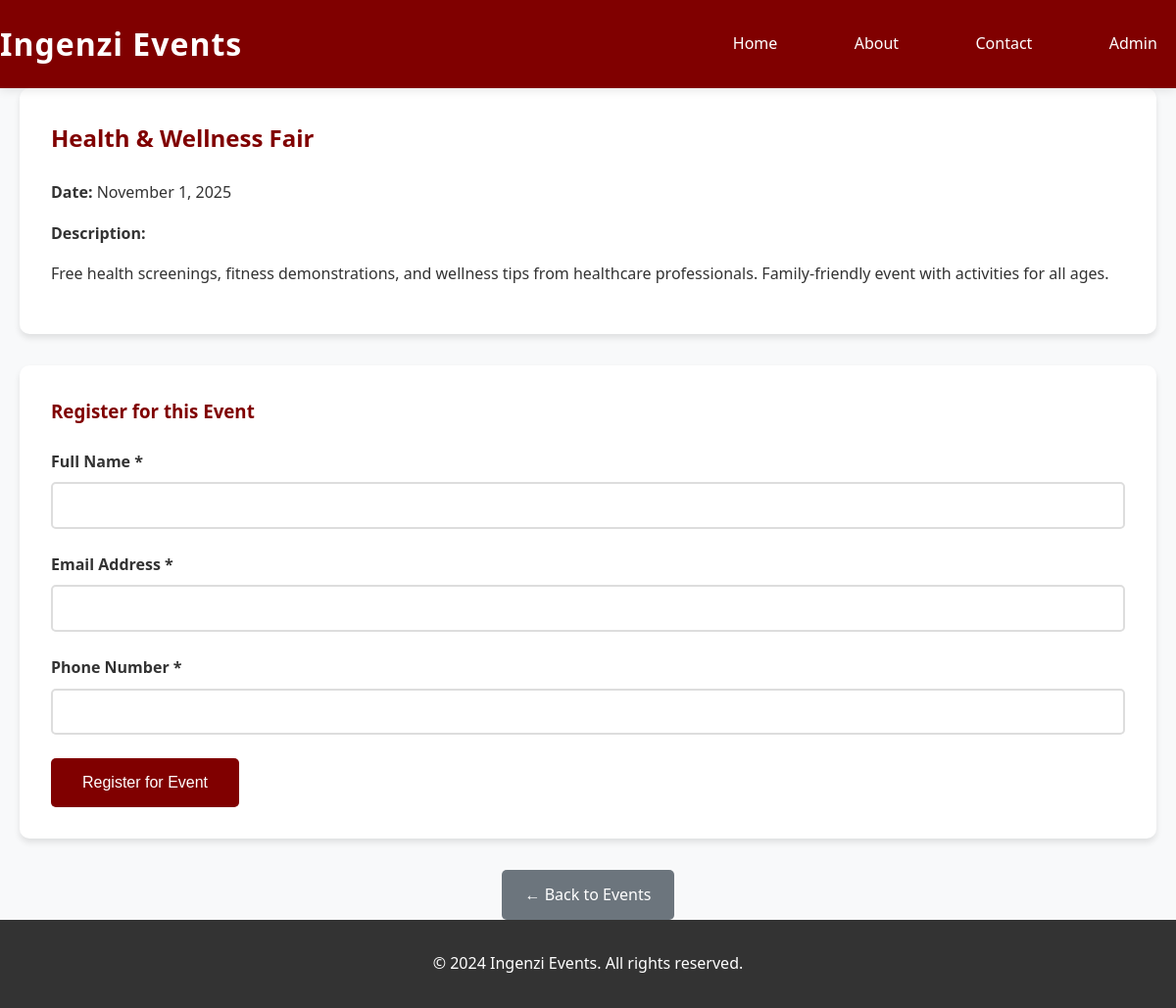
The app's page /event.php?id=4 with its own data.
### tables this page shows
CREATE TABLE IF NOT EXISTS events (
    id INT AUTO_INCREMENT PRIMARY KEY,
    event_name VARCHAR(100) NOT NULL,
    event_date DATE NOT NULL,
    description TEXT NOT NULL,
    created_at TIMESTAMP DEFAULT CURRENT_TIMESTAMP
);

### event.php (the view, shortened to what this page needs)
<!DOCTYPE html>
<html lang="en">
<head>
    <link rel="stylesheet" href="style.css">
</head>
<body>
    <header>
        <nav>
            <div class="nav-container">
                <h1 class="logo">Ingenzi Events</h1>
                <ul class="nav-menu">
                    <li><a href="index.php">Home</a></li>
                    <li><a href="about.html">About</a></li>
                    <li><a href="contact.html">Contact</a></li>
                    <li><a href="admin_login.php">Admin</a></li>
                </ul>
            </div>
        </nav>
    </header>
    <main>
        <div class="container">
            <?php
            $servername = "localhost";
            $username = "root";
            $password = "";
            $dbname = "ingenzi_events_db";
            $event_id = $_GET['id'];
            try {
                $pdo = new PDO("mysql:host=$servername;dbname=$dbname", $username, $password);
                $pdo->setAttribute(PDO::ATTR_ERRMODE, PDO::ERRMODE_EXCEPTION);
                $stmt = $pdo->prepare("SELECT * FROM events WHERE id = ?");
                $stmt->execute([$event_id]);
                $event = $stmt->fetch(PDO::FETCH_ASSOC);
            } catch(PDOException $e) {
                echo '<div class="error-message">Error: ' . $e->getMessage() . '</div>';
                exit();
            }
            ?>
            <section class="event-details">
                <h2><?php echo htmlspecialchars($event['event_name']); ?></h2>
                <div class="event-info">
                    <p><strong>Date:</strong> <?php echo date('F j, Y', strtotime($event['event_date'])); ?></p>
                    <p><strong>Description:</strong></p>
                    <p><?php echo nl2br(htmlspecialchars($event['description'])); ?></p>
                </div>
            </section>
            <section class="registration-form">
                <h3>Register for this Event</h3>
                <form id="registrationForm" action="submit.php" method="POST">
                    <div class="form-group">
                        <label for="name">Full Name *</label>
                        <input type="text" id="name" name="name" required>
                    </div>
                    <div class="form-group">
                        <label for="email">Email Address *</label>
                        <input type="email" id="email" name="email" required>
                    </div>
                    <div class="form-group">
                        <label for="phone">Phone Number *</label>
                        <input type="tel" id="phone" name="phone" required>
                    </div>
                    <button type="submit" class="btn-submit">Register for Event</button>
                </form>
            </section>
            <div class="back-link">
                <a href="index.php" class="btn-back">← Back to Events</a>
            </div>
        </div>
    </main>
    <footer>
        <div class="container">
            <p>&copy; 2024 Ingenzi Events. All rights reserved.</p>
        </div>
    </footer>
</body>
</html>

### style.css (style rules this page uses)
* { margin: 0; padding: 0; box-sizing: border-box; }
body { font-family: 'Segoe UI', Tahoma, Geneva, Verdana, sans-serif; line-height: 1.6; color: #333; background-color: #f8f9fa; }
.container { max-width: 1200px; margin: 0 auto; padding: 0 20px; }
header { background-color: #800000; color: white; box-shadow: 0 2px 10px rgba(0,0,0,0.1); position: sticky; top: 0; z-index: 1000; transition: background-color 0.3s ease; }
.nav-container { display: flex; justify-content: space-between; align-items: center; padding: 1.2rem 0; }
.logo { font-size: 2rem; font-weight: bold; letter-spacing: 1px; }
.nav-menu { display: flex; list-style: none; gap: 2.5rem; align-items: center; }
.nav-menu a { color: white; text-decoration: none; padding: 0.8rem 1.2rem; border-radius: 8px; transition: all 0.3s ease; font-weight: 500; position: relative; }
.nav-menu a::after { content: ''; position: absolute; bottom: 0; left: 50%; width: 0; height: 2px; background-color: white; transition: all 0.3s ease; transform: translateX(-50%); }
.event-details { background: white; border-radius: 10px; padding: 2rem; margin-bottom: 2rem; box-shadow: 0 4px 6px rgba(0,0,0,0.1); }
.event-details h2 { color: #800000; margin-bottom: 1.5rem; }
.event-info p { margin-bottom: 1rem; }
.registration-form { background: white; border-radius: 10px; padding: 2rem; box-shadow: 0 4px 6px rgba(0,0,0,0.1); margin-bottom: 2rem; }
.registration-form h3 { color: #800000; margin-bottom: 1.5rem; }
.form-group { margin-bottom: 1.5rem; }
.form-group label { display: block; margin-bottom: 0.5rem; font-weight: bold; color: #333; }
.form-group input { width: 100%; padding: 0.8rem; border: 2px solid #ddd; border-radius: 5px; font-size: 1rem; transition: border-color 0.3s ease; }
.btn-submit { background-color: #800000; color: white; padding: 1rem 2rem; border: none; border-radius: 5px; font-size: 1rem; cursor: pointer; transition: background-color 0.3s ease; }
.btn-back { display: inline-block; background-color: #6c757d; color: white; padding: 0.8rem 1.5rem; text-decoration: none; border-radius: 5px; transition: background-color 0.3s ease; }
.back-link { text-align: center; margin-top: 2rem; }
footer { background-color: #333; color: white; text-align: center; padding: 2rem 0; margin-top: 0; }

### records on screen
events: event_name "Health & Wellness Fair", event_date "November 1, 2025", description "Free health screenings, fitness demonstrations, and wellness tips from healthcare professionals. Family-friendly event with activities for all ages."
